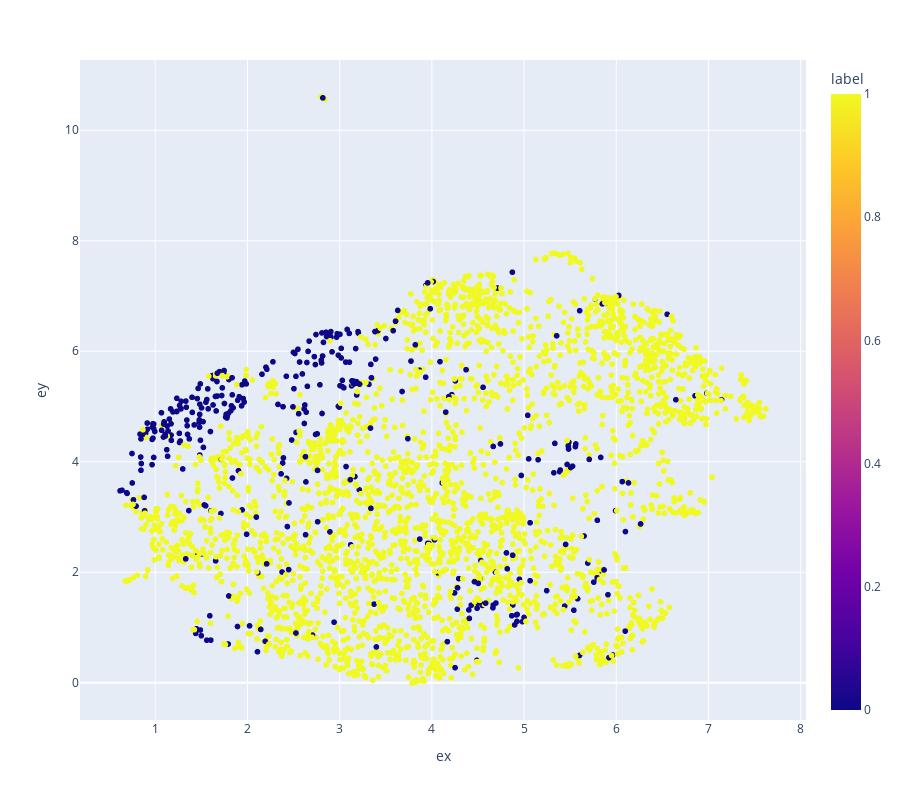

Source (notebook cell):
### Code cell
df['embedding'] = document_embeddings.tolist()
embedding_umap_model = UMAP(n_components=2, verbose=1, init='pca', n_jobs=1)
df[['ex', 'ey']] = embedding_umap_model.fit_transform(X=df['embedding'].apply(func=pd.Series),)
px.scatter(data_frame=df, x='ex', y='ey', color='label', height=800, hover_name='short_document')

### Figure 1 — Plotly figure (JSON) as saved in the notebook; plotly's stock layout.template omitted (floating-point values rounded to 4 significant figures; data arrays with more than 128 entries replaced by an {"elided": "..."} marker saying what was removed)
{"data": [{"hovertemplate": "<b>%{hovertext}</b><br><br>ex=%{x}<br>ey=%{y}<br>label=%{marker.color}<extra></extra>", "hovertext": {"elided": "3123 str values"}, "legendgroup": "", "marker": {"color": {"elided": "3123 int values"}, "coloraxis": "coloraxis", "symbol": "circle"}, "mode": "markers", "name": "", "showlegend": false, "type": "scattergl", "x": {"elided": "3123 float values"}, "xaxis": "x", "y": {"elided": "3123 float values"}, "yaxis": "y"}], "layout": {"coloraxis": {"colorbar": {"title": {"text": "label"}}, "colorscale": [[0, "#0d0887"], [0.1111, "#46039f"], [0.2222, "#7201a8"], [0.3333, "#9c179e"], [0.4444, "#bd3786"], [0.5556, "#d8576b"], [0.6667, "#ed7953"], [0.7778, "#fb9f3a"], [0.8889, "#fdca26"], [1, "#f0f921"]]}, "height": 800, "legend": {"tracegroupgap": 0}, "margin": {"t": 60}, "xaxis": {"anchor": "y", "domain": [0, 1], "title": {"text": "ex"}}, "yaxis": {"anchor": "x", "domain": [0, 1], "title": {"text": "ey"}}}}
